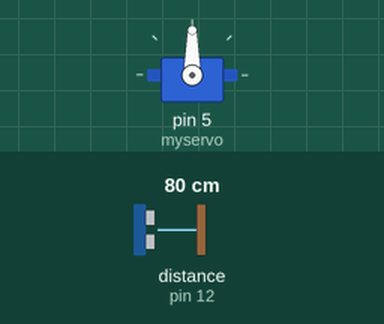
Recording of a sketch running on a simulated Arduino Uno, built with avr-gcc and run on an emulated ATmega328P. Shown: servo. Wiring (inferred from the names in the program): ultrasonic range finder: trigger pin 13; echo pin 12. The test bench sets the inputs (shaded band); at power-on: distance to the obstacle (sensor on pin 12) 80 cm. The echo pulse lasts 58.3 µs per cm.

Above: at 1.8 s.
1.9 s: distance to the obstacle (sensor on pin 12) set to 12 cm
3.4 s: distance to the obstacle (sensor on pin 12) set to 9 cm
At 4.16 s:
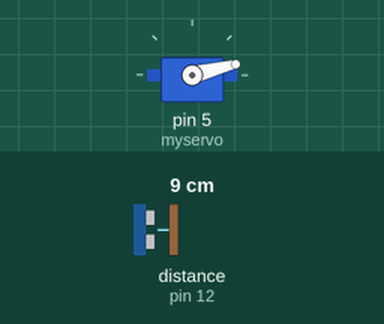
At 6.5 s:
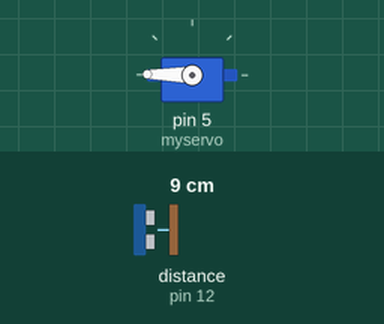
Timing chart, 0 to 59.4 s (numbered marks = the images above; inputs shaded):
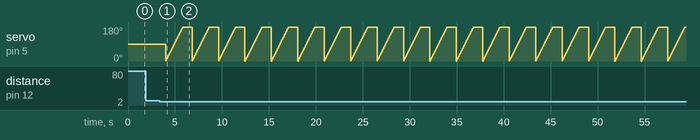

The sketch:

sketch_jul24a.ino
```cpp
#include <Servo.h>

#define Trigger 13
#define Echo 12

Servo myservo;

void setup() {
  // put your setup code here, to run once:
  pinMode(Trigger, OUTPUT);
  pinMode(Echo, INPUT);
  digitalWrite(Trigger, LOW);
  myservo.attach(5);

}

void loop() {
  // put your main code here, to run repeatedly:
  long t;
  long d;

  digitalWrite(Trigger, HIGH);
  delayMicroseconds(10);
  digitalWrite(Trigger, LOW);

  t=pulseIn(Echo, HIGH);
  d=t/59;

  if(d<10){
    for(int pos=0;pos<180;pos++){
      myservo.write(pos);
      delay(10);
    }
    for(int pos=180;pos<0;pos++){
      myservo.write(pos);
      delay(10);
    }
  }
  delay(1000);

}
```

Measured:
- the behaviour switches between 11 and 10 cm on distance to the obstacle (sensor on pin 12) (found by bisection; images 0 and 1)
- after the input at 1.9 s, every drawn part: stays the same
